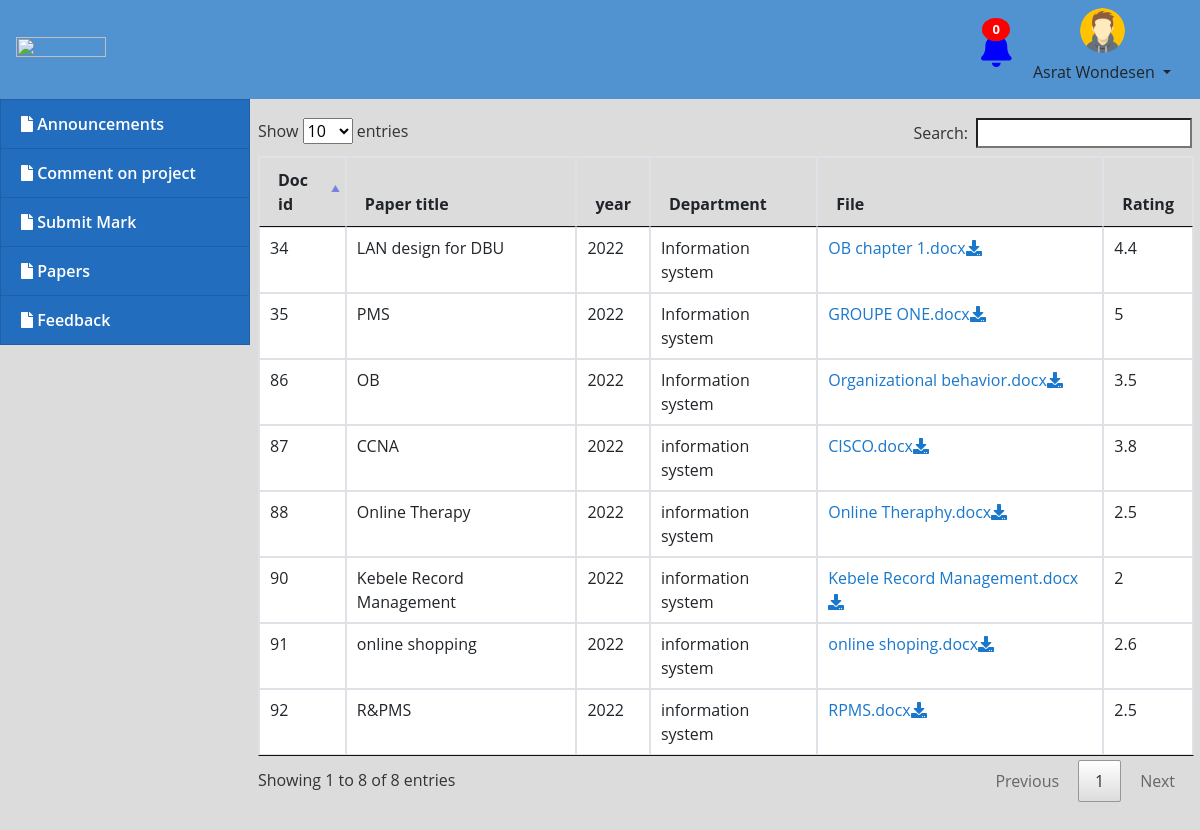
/advisor/index.php?page=projects (signed in), run on the app's committed database.
### tables this page shows
CREATE TABLE `repository` (
  `doc_id` int(11) NOT NULL,
  `proj_title` varchar(100) NOT NULL,
  `year` int(11) NOT NULL,
  `dept` varchar(30) NOT NULL,
  `project_file` varchar(150) NOT NULL,
  `rating` double NOT NULL
);

### advisor/projects.php (the view, shortened to what this page needs)
<!DOCTYPE html>
<html lang = "eng">
	<head>
	</head>
<body>
		<div id = "sidecontent" class = "well pull-right">
						<table id = "table" class = "table table-bordered">
							<thead>
								<tr>
									<th>Doc id</th>
									<th>Paper title</th>
									<th>year</th>
									<th>Department</th>
									<th>File</th>
									<th><span title="5 - excellent project paper
4 - very-good project paper
3 - good project paper
2 - enough project paper
1 - bad project paper
0 - failed project paper">Rating</span></th>
								</tr>
							</thead>
							<tbody>
								<?php
                                    include 'db_connect.php';
                                    $stud_dept=$_SESSION['login_dept'];
                                    if($stud_dept=="Information system"||$stud_dept=="Computer science"||$stud_dept=="Information technology"||$stud_dept=="Software engineering")
                                    {
                                    $sql = "SELECT * FROM repository where dept=\"Information system\" OR dept=\"Computer science\" OR dept=\"Information technology\" OR dept=\"Software engineering\"";
                                    }
                                    else
                                    {
                                    $sql = "SELECT * FROM repository where dept=\"$stud_dept\"";
                                    }
                                    $result = $conn->query($sql);
                                    if ($result->num_rows > 0) {
                                    while($row = $result->fetch_assoc()) {
                                    $doc_id=$row['doc_id'];
                                    $title=$row['proj_title'];
                                    $year=$row['year'];
                                    $dept=$row['dept'];
                                    $file=$row['project_file'];
                                    $rating=$row['rating'];
                                    ?><tr>
									<td><?php echo $doc_id?></td>
									<td><?php echo $title?></td>
									<td><?php echo $year?></td>
									<td><?php echo $dept?></td>
									<td><a href="../files/<?php echo $file ?>"><?php echo $file?><i class="fa fa-download" ></i> </a></td>
									<td><?php echo $rating?></td>
								</tr>
                            <?php
                            }
                                }
								?>
							</tbody>
						</table>
</body>
</html>

### advisor/index.php (shortened to what this page needs)
<!DOCTYPE html>
<html lang="en">
<head>
<?php
 include('./header.php');
 ?>
</head>
<body>
	<?php include 'topbar.php' ?>
	<?php include 'navbar.php' ?>
  <main id="view-panel" style="position:relative;top:-290px">
      <?php $page = isset($_GET['page']) ? $_GET['page'] :'announces'; ?>
  	<?php include $page.'.php' ?>
  </main>
</body>
</html>

### advisor/header.php (shortened to what this page needs)
  <link rel="stylesheet" href="../assets/font-awesome/css/all.min.css">
<link href="../assets/bootstrap/css/bootstrap.min.css" rel="stylesheet">
<link href="../assets/DataTables/datatables.min.css" rel="stylesheet">
<link href="../assets/DataTables/datatables.css" rel="stylesheet">
<link href="../assets/css/style.css" rel="stylesheet">
<link type="text/css" rel="stylesheet" href="../assets/css/jquery-te-1.4.0.css">

### advisor/topbar.php (shortened to what this page needs)
<nav class="navbar navbar-expand" style="background: #5193D1;">
	<a class="navbar-brand " href="#"><img src="../assets/DBU.png" style="width: 90px;"></img></a>
	<?php
	include 'db_connect.php';
	$adv_id = $_SESSION['login_adv_id'];
	$adv_name = $_SESSION['login_adv_name'];
	$query = "SELECT COUNT(*) newm FROM annoncements where isread= 0 and (receiver='$adv_name' or receiver='$adv_id')";
	$result = mysqli_query($conn, $query);
	$newMessage = mysqli_fetch_assoc($result);
	?>
	<div class=" navbar-collapse justify-content-end" id="collapsibleNavbar">
		<ul class="navbar-nav">
			<li class="nav-item">
				<a href="index.php?page=newNotification" class="nav-link ml-2 notification" style="width: fit-content;">
					<i class="fa fa-bell"></i>
					<span class="badge"><?php echo $newMessage['newm'] ?></span></a>
			</li>
		</ul>
	</div>
	<div class="topber__profile">
						<img src="../assets/asset/img/avatar.png" style="margin-left:60px;height:45px; width:45px" class="rounded-circle" alt="profile">
						<div class="dropdown">
							<button class="btn dropdown-toggle" type="button" id="dropdownMenuButton" data-toggle="dropdown" aria-haspopup="true" aria-expanded="false">
								<?php
								$adv_name = $_SESSION['login_adv_name'];
								echo $adv_name;
								?>
							</button>
						</div>
					</div>
</nav>

### advisor/navbar.php (shortened to what this page needs)
<nav id="sidebar" class='mx-lt-5 bg-dark' >
		<div class="sidebar-list">
				<a href="index.php?page=announces" class="nav-item nav-files"><span class='icon-field'><i class="fa fa-file"></i></span> Announcements</a>
				<a href="index.php?page=comment_stud" class="nav-item nav-files"><span class='icon-field'><i class="fa fa-file"></i></span> Comment on project</a>
				<a href="index.php?page=submit_mark" class="nav-item nav-files"><span class='icon-field'><i class="fa fa-file"></i></span> Submit Mark</a>
				<a href="index.php?page=projects" class="nav-item nav-files"><span class='icon-field'><i class="fa fa-file"></i></span> Papers </a>
				<a href="index.php?page=feedback" class="nav-item nav-files"><span class='icon-field'><i class="fa fa-file"></i></span> Feedback</a>
		</div>
</nav>

### assets/DataTables/datatables.css (style rules this page uses)
table.dataTable { width: 100%; margin: 0 auto; clear: both; border-collapse: separate; border-spacing: 0; }
table.dataTable thead th, table.dataTable tfoot th { font-weight: bold; }
table.dataTable thead th, table.dataTable thead td { padding: 10px 18px; border-bottom: 1px solid #111; }
table.dataTable thead .sorting, table.dataTable thead .sorting_asc, table.dataTable thead .sorting_desc, table.dataTable thead .sorting_asc_disabled, table.dataTable thead .sorting_desc_disabled { cursor: pointer; *cursor: hand; background-repeat: no-repeat; background-position: center right; }
table.dataTable thead .sorting { background-image: url("DataTables-1.10.21/images/sort_both.png"); }
table.dataTable thead .sorting_asc { background-image: url("DataTables-1.10.21/images/sort_asc.png"); }
table.dataTable tbody tr { background-color: #ffffff; }
table.dataTable tbody th, table.dataTable tbody td { padding: 8px 10px; }
table.dataTable.no-footer { border-bottom: 1px solid #111; }
table.dataTable, table.dataTable th, table.dataTable td { box-sizing: content-box; }

### assets/css/style.css (style rules this page uses)
body { font-family: "Open Sans", sans-serif; color: #444444; width: 100%; height: calc(100%); }
a { color: #1977cc; }
.notification { color: blue; text-decoration: none; padding: 15px 26px; position: relative; font-size: 35px; border-radius: 2px; }
.notification .badge { position: absolute; top: 10px; right: 10px; padding: 5px 10px; border-radius: 50%; background: red; color: white; font-size: 13px; }
nav#sidebar { height: calc(100%); position: auto; top:30%; left: 0; width: 250px; display:inline-flexbox; }
a.nav-item { position: relative; display: block; padding: .75rem 1.25rem; margin-bottom: -1px; border: 1px solid rgba(0,0,0,.125); background-color: #226dbd; color: #ffffff; font-weight: 600; }
main#view-panel { margin-left: 250px; width:calc(100% - 250px); margin-top: 3.5rem; padding: .5em }

### advisor/index.php (style rules this page uses)
body { background: #80808045; }

### advisor/topbar.php (style rules this page uses)
img { width: 100%; height: 100%; }

### data on the page
repository: doc_id "34", proj_title "LAN design for DBU", year "2022", dept "Information system", project_file "OB chapter 1.docx", rating "4.4"
repository: doc_id "35", proj_title "PMS", year "2022", dept "Information system", project_file "GROUPE ONE.docx", rating "5"
repository: doc_id "86", proj_title "OB", year "2022", dept "Information system", project_file "Organizational behavior.docx", rating "3.5"
repository: doc_id "87", proj_title "CCNA", year "2022", dept "information system", project_file "CISCO.docx", rating "3.8"
repository: doc_id "88", proj_title "Online Therapy", year "2022", dept "information system", project_file "Online Theraphy.docx", rating "2.5"
repository: doc_id "90", proj_title "Kebele Record Management", year "2022", dept "information system", project_file "Kebele Record Management.docx", rating "2"
repository: doc_id "91", proj_title "online shopping", year "2022", dept "information system", project_file "online shoping.docx", rating "2.6"
repository: doc_id "92", proj_title "R&PMS", year "2022", dept "information system", project_file "RPMS.docx", rating "2.5"

### other printed values
$newMessage['newm'] "0"
$adv_name "Asrat Wondesen"
